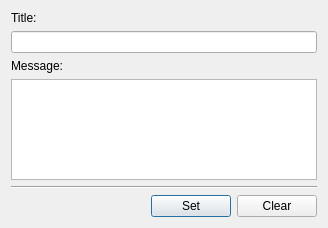
<ui version="4.0" >
 <class>KopeteStatusEditWidget</class>
 <widget class="QWidget" name="KopeteStatusEditWidget" >
  <property name="geometry" >
   <rect>
    <x>0</x>
    <y>0</y>
    <width>328</width>
    <height>228</height>
   </rect>
  </property>
  <layout class="QVBoxLayout" >
   <item>
    <widget class="QLabel" name="label" >
     <property name="text" >
      <string>Title:</string>
     </property>
     <property name="buddy" >
      <cstring>statusTitle</cstring>
     </property>
    </widget>
   </item>
   <item>
    <widget class="QLineEdit" name="statusTitle" />
   </item>
   <item>
    <widget class="QLabel" name="label_3" >
     <property name="text" >
      <string>Message:</string>
     </property>
     <property name="buddy" >
      <cstring>statusMessage</cstring>
     </property>
    </widget>
   </item>
   <item>
    <widget class="QTextEdit" name="statusMessage" />
   </item>
   <item>
    <widget class="Line" name="line" >
     <property name="orientation" >
      <enum>Qt::Horizontal</enum>
     </property>
    </widget>
   </item>
   <item>
    <layout class="QHBoxLayout" >
     <item>
      <spacer>
       <property name="orientation" >
        <enum>Qt::Horizontal</enum>
       </property>
       <property name="sizeHint" >
        <size>
         <width>40</width>
         <height>20</height>
        </size>
       </property>
      </spacer>
     </item>
     <item>
      <widget class="QPushButton" name="setButton" >
       <property name="text" >
        <string>Set</string>
       </property>
       <property name="default" >
        <bool>true</bool>
       </property>
      </widget>
     </item>
     <item>
      <widget class="QPushButton" name="clearButton" >
       <property name="text" >
        <string>Clear</string>
       </property>
      </widget>
     </item>
    </layout>
   </item>
  </layout>
 </widget>
 <resources/>
 <connections/>
</ui>
